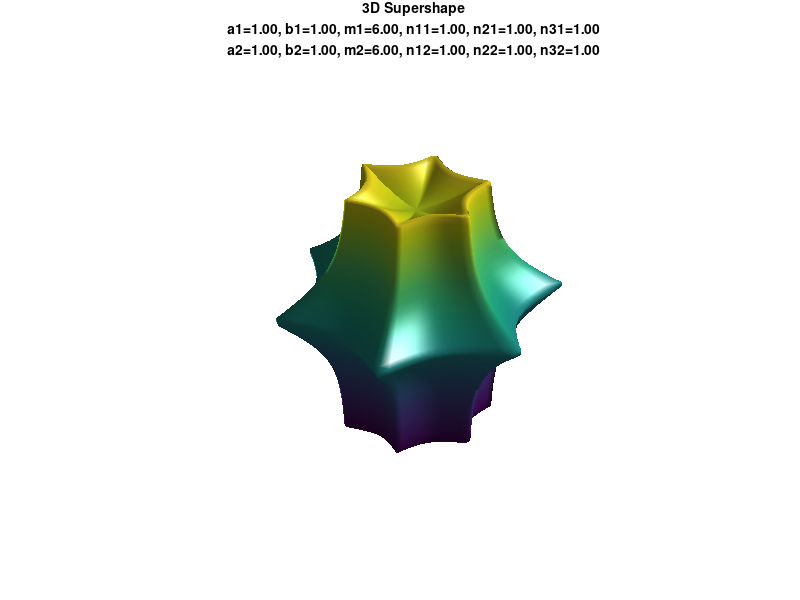

Write MATLAB code to recreate this figure.
%%Function For Shape Generation Via the Supefomula

function SuperFormula3D(a1, b1, m1, n11, n21, n31, a2, b2, m2, n12, n22, n32)
    % Benchmark if not values provides
    if nargin < 12
        a1 = 1; b1 = 1; m1 = 6; n11 = 1; n21 = 1; n31 = 1; %Keep a's and b's equal to 1 for not weird shapes 
        a2 = 1; b2 = 1; m2 = 6; n12 = 1; n22 = 1; n32 = 1; %Kepp a's and b's equal to 1 for not weirid shapes 
    end

    % Other Parameters (don't change)
    rlong = 1; rlat = 1;

    % Create grid of phi and theta values (increase value for higher mesh -
    % Not neccesary)
    steps = 100; %Panta 100
    [phi, theta] = meshgrid(linspace(-pi/2, pi/2, steps), linspace(-pi, pi, steps)); %Jin's Parameters

    % Evaluation of r1 and r2 based on inputs 
    r1 = ssf(theta, a1, b1, m1, n11, n21, n31);
    r2 = ssf(phi, a2, b2, m2, n12, n22, n32);

    % Evaluation of x, y, and z based on Inputs 
    x = rlong * r1 .* cos(theta) .* r2 .* cos(phi);
    y = rlong * r1 .* sin(theta) .* r2 .* cos(phi);
    z = rlat * r2 .* sin(phi);

    % For Figure
    figure('Color', 'w', 'Position', [100, 100, 800, 600]);
    surf(x, y, z, 'EdgeColor', 'none', 'FaceColor', 'interp', 'FaceLighting', 'gouraud');
    light('Position', [1 1 1], 'Style', 'infinite');
    lighting gouraud
    view(45, 30);
    axis equal tight off;
    title_str = sprintf('3D Supershape\n');
    title_str = [title_str sprintf('a1=%.2f, b1=%.2f, m1=%.2f, n11=%.2f, n21=%.2f, n31=%.2f\n', a1, b1, m1, n11, n21, n31)];
    title_str = [title_str sprintf('a2=%.2f, b2=%.2f, m2=%.2f, n12=%.2f, n22=%.2f, n32=%.2f', a2, b2, m2, n12, n22, n32)];
    title(title_str, 'FontSize', 10);

    % Massage for accepting or declining a geometry   
     user_response = input('Do you want to save this shape? (y/n): ', 's');
    if strcmpi(user_response, 'y')
        % Apothikefse sto directoy 
        save_dir = 'C:\Users\andre\OneDrive\Υπολογιστής\ImperialCollage\MATE70004-ResearchProject\Shapes\FiguresForReport';
        if ~exist(save_dir, 'dir')
            mkdir(save_dir);
        end
        existing_files = dir(fullfile(save_dir, 'Shape*.png'));

        % Number of shape and 
        num_existing_shapes = numel(existing_files) + 70;
        new_filename = sprintf('Shape%d.png', num_existing_shapes + 1);
        full_path_png = fullfile(save_dir, new_filename);
        saveas(gcf, full_path_png);

        % Create JSON file and save it in the working directoy
        json_filename = sprintf('input_shape%d.json', num_existing_shapes + 1);
        full_path_json = fullfile(save_dir, json_filename);
        %Jin's Parameters for the input file
        json_str = sprintf('{%s', newline);
        json_str = [json_str, '    "shape":"Superformula3D",', newline];
        json_str = [json_str, sprintf('    "shape_kwargs":{"rho":10.0,"m":%.1f,"n1":%.1f,"n2":%.1f,"n3":%.1f,"a":%.1f,"b":%.1f,"m2":%.1f,"n4":%.1f,"n5":%.1f,"n6":%.1f,"a2":%.1f,"b2":%.1f},', m1, n11, n21, n31, a1, b1, m2, n12, n22, n32, a2, b2), newline];
        json_str = [json_str, '    "materials_kwargs":{"cells":["Au 4.150925105415038"],', newline];
        json_str = [json_str, '    "SK_dict":{"Au":[-0.8759354,2.1869271,-0.2947458,-0.6343078,0.2991852,-0.0313741,1.2916726,-0.6334431,-0.8737013,0.2205823,0.0119527,0.0084755,0.0014077,0.0011205,-0.0025413,0.0011114,-0.0094128,0.0121376,-0.0122429,-0.0087764,8.9254145,17.7664004,4.6939335,4.1509251]}', newline];
        json_str = [json_str, '    },', newline];
        json_str = [json_str, '    "calculation":"HCG","construct_ase_nanoparticle_kwargs":{"offset":[[1e-6,1e-6,1e-6]]},', newline];
        json_str = [json_str, '    "calculator":"KPM","phi_calculator":"comsol","Phi_file":"Phi.npz",', newline];
        json_str = [json_str, '    "A":11.525177810989502,"B":14,"NNR":1500,"Nk":5000,"omega":2.4,"seednumber":114514,', newline];
        json_str = [json_str, '    "Ef":8.2226,"T":300,"sigma":0.06,"gamma":0.05,', newline];
        json_str = [json_str, '    "Nbatch":2,', newline];
        json_str = [json_str, '    "max_time":252000', newline];
        json_str = [json_str, '}', newline];
        fid = fopen(full_path_json, 'w');
        if fid == -1, error('Cannot create JSON file'); end
        fwrite(fid, json_str, 'char');
        fclose(fid, json_str, 'char');
        disp(['The 3D Supershape has been plotted and saved as "', full_path_png, '"']);%Ta shapes ginounte overwrite
        disp(['The corresponding input file has been saved as "', full_path_json, '"']);
    else
        disp('The shape was not saved.');%
    end
end

function r = ssf(theta, a, b, m, n1, n2, n3)
    t1 = abs(cos(m * theta / 4) / a).^n2;
    t2 = abs(sin(m * theta / 4) / b).^n3;
    r = (t1 + t2).^(-1/n1);
end